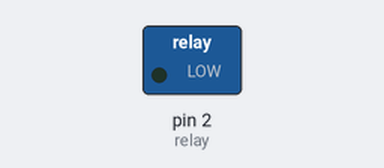
The sketch below on a simulated Arduino Uno, built with avr-gcc and run on an emulated ATmega328P. Shown: switched loads named in the sketch (green lamp = pin HIGH).

Above: at 2.5 s.
At 5.5 s:
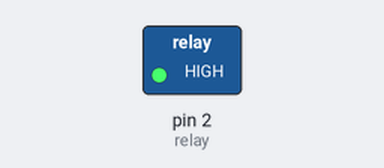
Timing chart, 0 to 7.8 s (numbered marks = the images above):
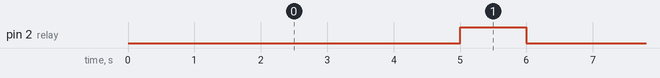

Measured:
- by itself, pin 2 (relay): alternates HIGH for 1.0 s and LOW for 5.0 s

The sketch:

simplerelay.ino
```cpp
const int relay = 2;
int lampuNyala = LOW;
int lampuMati = HIGH;

void setup() {
pinMode(relay, OUTPUT);
digitalWrite(relay, lampuMati);
}

void loop() {
digitalWrite(relay, lampuNyala);
delay(5000);
digitalWrite(relay, lampuMati);
delay(1000);
}
```
